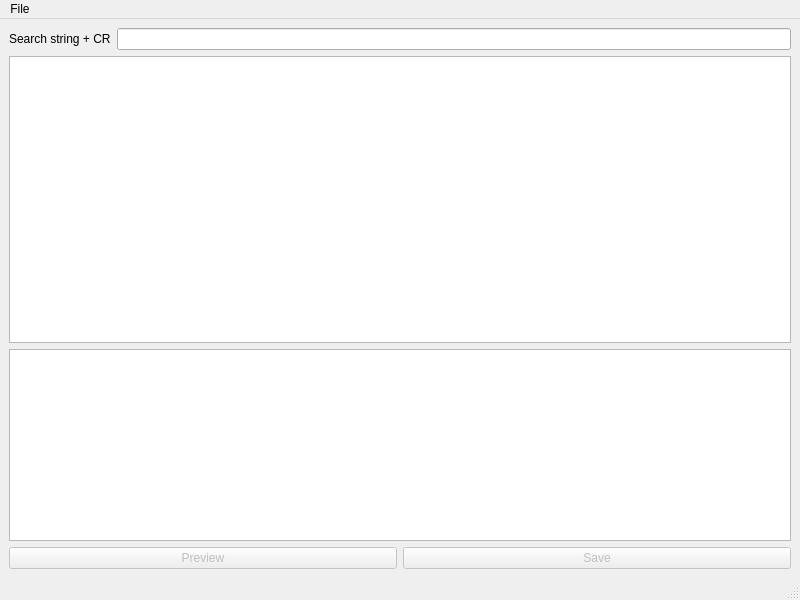
<?xml version="1.0" encoding="UTF-8"?>
<ui version="4.0">
 <class>MainWindow</class>
 <widget class="QMainWindow" name="MainWindow">
  <property name="geometry">
   <rect>
    <x>0</x>
    <y>0</y>
    <width>800</width>
    <height>600</height>
   </rect>
  </property>
  <property name="windowTitle">
   <string>MainWindow</string>
  </property>
  <widget class="QWidget" name="centralwidget">
   <layout class="QVBoxLayout" name="verticalLayout">
    <item>
     <layout class="QHBoxLayout" name="horizontalLayout">
      <item>
       <widget class="QLabel" name="label">
        <property name="text">
         <string>Search string + CR</string>
        </property>
       </widget>
      </item>
      <item>
       <widget class="QLineEdit" name="searchEntry"/>
      </item>
     </layout>
    </item>
    <item>
     <widget class="QTableView" name="resTable">
      <property name="sizePolicy">
       <sizepolicy hsizetype="Expanding" vsizetype="Expanding">
        <horstretch>0</horstretch>
        <verstretch>4</verstretch>
       </sizepolicy>
      </property>
      <property name="editTriggers">
       <set>QAbstractItemView::NoEditTriggers</set>
      </property>
      <property name="cornerButtonEnabled">
       <bool>false</bool>
      </property>
     </widget>
    </item>
    <item>
     <widget class="QTextBrowser" name="resDetail">
      <property name="sizePolicy">
       <sizepolicy hsizetype="Expanding" vsizetype="Expanding">
        <horstretch>0</horstretch>
        <verstretch>0</verstretch>
       </sizepolicy>
      </property>
     </widget>
    </item>
    <item>
     <layout class="QHBoxLayout" name="horizontalLayout_2">
      <item>
       <widget class="QPushButton" name="previewPB">
        <property name="enabled">
         <bool>false</bool>
        </property>
        <property name="text">
         <string>Preview</string>
        </property>
       </widget>
      </item>
      <item>
       <widget class="QPushButton" name="savePB">
        <property name="enabled">
         <bool>false</bool>
        </property>
        <property name="text">
         <string>Save</string>
        </property>
       </widget>
      </item>
     </layout>
    </item>
   </layout>
  </widget>
  <widget class="QMenuBar" name="menubar">
   <property name="geometry">
    <rect>
     <x>0</x>
     <y>0</y>
     <width>800</width>
     <height>23</height>
    </rect>
   </property>
   <widget class="QMenu" name="menuFile">
    <property name="title">
     <string>File</string>
    </property>
    <addaction name="actionExit"/>
   </widget>
   <addaction name="menuFile"/>
  </widget>
  <widget class="QStatusBar" name="statusbar"/>
  <action name="actionExit">
   <property name="text">
    <string>Exit</string>
   </property>
  </action>
 </widget>
 <resources/>
 <connections>
  <connection>
   <sender>actionExit</sender>
   <signal>triggered()</signal>
   <receiver>MainWindow</receiver>
   <slot>close()</slot>
   <hints>
    <hint type="sourcelabel">
     <x>-1</x>
     <y>-1</y>
    </hint>
    <hint type="destinationlabel">
     <x>399</x>
     <y>299</y>
    </hint>
   </hints>
  </connection>
 </connections>
</ui>
